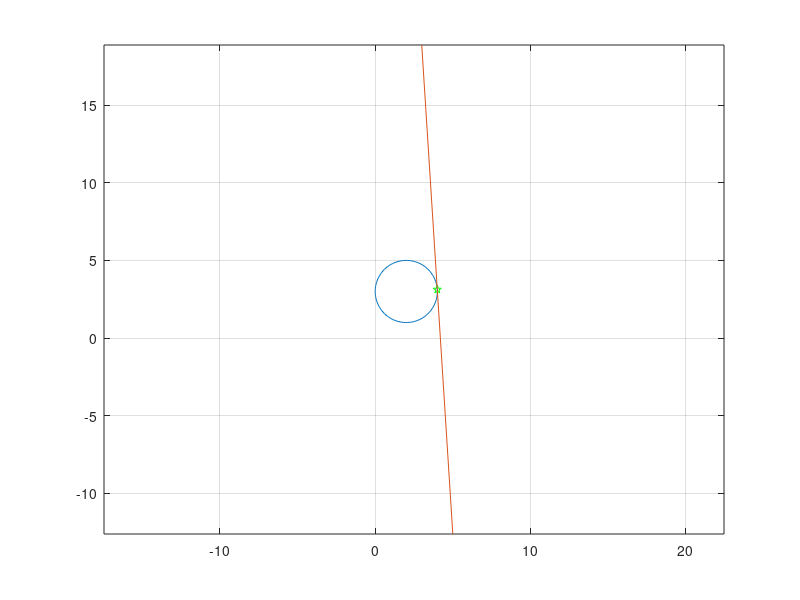

Here is the MATLAB script that generated this plot: (Note: this script raises an error after producing the figure.)
function tangente()
a = linspace(0, 2*pi);                              % Assign Angle Vector
r = 2;                                              % Radius
ctr = [2 3];                                        % Centre
x = ctr(1) + r.*cos(a);                             % Circle ‘x’ Vector
y = ctr(2) + r.*sin(a);                             % Circle ‘y’ Vector
dxda = -r.*sin(a);                                  % Derivative
dyda =  r.*cos(a);                                  % Derivative
dydx = dyda./dxda;                                  % Slope Of Tangent
N = 2;                                             % Choose Point On Circle (As Index)
point = [x(N) y(N)];                                % Define Point
intcpt = point(2) - dydx(N).*point(1);              % Calculate Intercept
xvct = point(1)-1:point(1)+1;                       % ‘x’ Vecor For Tangent
tngt = dydx(N).*xvct + intcpt;                      % Calculate Tantent
figure(1)
plot(x, y)                                          % Plot Circle
hold on
plot(point(1), point(2), 'gp')                      % Plot Point
plot(xvct, tngt)                                    % Plot Tangent At Point
hold off
axis equal
grid
x1=200000;y1=15000;
x2=350000;y2=20000;
z1=200;z2=200;
x3,y3,z3=[230000 16000 200];
Radius=2000;
a11=((x2-x1)^2+(y2-y1)^2+(z2-z1)^2);
b11=2*(((x2-x1)*(x1-x3))+((y2-y1)*(y1-y3))+((z2-z1)*(z1-z3)));
c11=x3.^2+y3.^2+z3.^2+(x1^2)+(y1^2)+(z1^2)-2*((x3*x1)+(y3*y1)+(z3*z1))-(Radius*Radius);
condn1=(b11*b11)-(4*a11*c11);
condition=abs(condn1);
t=(-b11+(sqrt((condition))))/(2*a11);
t1=(-b11-(sqrt((condition))))/(2*a11);
Xi=x1+(x2-x1)*t;
Yi=y1+(y2-y1)*t;
Zi=z1+(z2-z1)*t;                      
Xf=x1+(x2-x1)*t1;
Yf=y1+(y2-y1)*t1;
Zf=z1+(z2-z1)*t1;                     
v1 = [Xi-x3;Yi-y3;Zi-z3];
radius = norm(v1);
v2 = [Xf-x3;Yf-y3;Zf-z3];
v3 = cross(cross(v1,v2),v1);
v3 = radius*v3/norm(v3);
t = linspace(atan2(norm(cross(v1,v2)),dot(v1,v2)),0,5);
vec = v1*cos(t)+v3*sin(t);
XVec=vec(1,:)+x3
YVec=vec(2,:)+y3
ZVec=vec(3,:)+z3
end